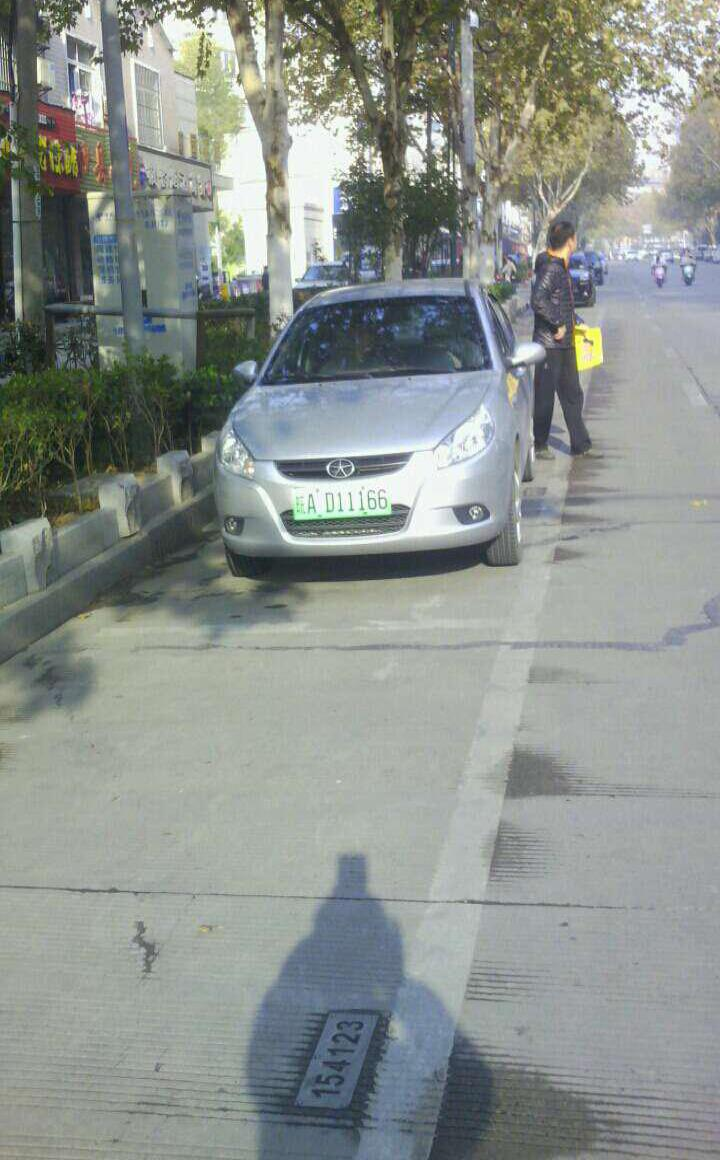
#> input picture YOLOv5-LPRNet-汽车拍照检测识别/demo/images/004504310344827586-86_270-291&474_390&516-390&513_293&516_291&483_387&474-0_0_3_25_25_25_30_30-228-16.jpg, 720 x 1160 px; its folder holds only this picture in this run
$ python ccpd2lpr.py
#> lines starting #> are read from the running program, lines starting #| are printed output that depends on the picture
"""
@Author: HuKai
@Date: 2022/5/29  21:24
@github: https://github.com/HuKai97
"""
# 制作车牌识别数据集~~~

import cv2
import os
import numpy as np

# 参考 https://blog.csdn.net/qq_36516958/article/details/114274778
# https://github.com/ultralytics/yolov5/wiki/Train-Custom-Data#2-create-labels
from PIL import Image
# CCPD车牌有重复，应该是不同角度或者模糊程度

total_rec_path_info={
                     'train':r'D:\迅雷下载\AI数据集汇总\汽车拍照检测识别\CCPD_rec_dataset\train\images',
                     'val':r'D:\迅雷下载\AI数据集汇总\汽车拍照检测识别\CCPD_rec_dataset\val\images',
                     'test':r'D:\迅雷下载\AI数据集汇总\汽车拍照检测识别\CCPD_rec_dataset\test\images',
                     }


provinces = ["皖", "沪", "津", "渝", "冀", "晋", "蒙", "辽", "吉", "黑", "苏", "浙", "京", "闽", "赣", "鲁", "豫", "鄂", "湘", "粤", "桂", "琼", "川", "贵", "云", "藏", "陕", "甘", "青", "宁", "新", "警", "学", "O"]
alphabets = ['A', 'B', 'C', 'D', 'E', 'F', 'G', 'H', 'J', 'K', 'L', 'M', 'N', 'P', 'Q', 'R', 'S', 'T', 'U', 'V', 'W',
             'X', 'Y', 'Z', 'O']
ads = ['A', 'B', 'C', 'D', 'E', 'F', 'G', 'H', 'J', 'K', 'L', 'M', 'N', 'P', 'Q', 'R', 'S', 'T', 'U', 'V', 'W', 'X',
       'Y', 'Z', '0', '1', '2', '3', '4', '5', '6', '7', '8', '9', 'O']


train_label_CHARS = ['京', '沪', '津', '渝', '冀', '晋', '蒙', '辽', '吉', '黑',
                     '苏', '浙', '皖', '闽', '赣', '鲁', '豫', '鄂', '湘', '粤',
                     '桂', '琼', '川', '贵', '云', '藏', '陕', '甘', '青', '宁',
                     '新',
                     '0', '1', '2', '3', '4', '5', '6', '7', '8', '9',
                     'A', 'B', 'C', 'D', 'E', 'F', 'G', 'H', 'J', 'K',
                     'L', 'M', 'N', 'P', 'Q', 'R', 'S', 'T', 'U', 'V',
                     'W', 'X', 'Y', 'Z', 'I', 'O', '-'
                    ]
CHARS_DICT = {char:i for i, char in enumerate(train_label_CHARS)}   # {'京': 0, '沪': 1, '津': 2, '渝': 3, '冀': 4, '晋':


def create_rec_image_dataset(rec_type,image_path):

#> called with rec_type = 'train'
    num = 0
    for filename in os.listdir(image_path):

        result = ""
        _, _, box, points, plate, brightness, blurriness = filename.split('-')
        list_plate = plate.split('_')  # 读取车牌
        # print(list_plate)

        result += str(CHARS_DICT[provinces[int(list_plate[0])]])
        result += str(CHARS_DICT[alphabets[int(list_plate[1])]])
        result += str(CHARS_DICT[ads[int(list_plate[2])]]) + str(CHARS_DICT[ads[int(list_plate[3])]]) + str(CHARS_DICT[ads[int(list_plate[4])]]) + str(CHARS_DICT[ads[int(list_plate[5])]]) + str(CHARS_DICT[ads[int(list_plate[6])]])
        # 新能源车牌的要求，如果不是新能源车牌可以删掉这个if
        # if result[2] != 'D' and result[2] != 'F' \
        #         and result[-1] != 'D' and result[-1] != 'F':
        #     print(filename)
        #     print("Error label, Please check!")
        #     assert 0, "Error label ^~^!!!"
        # print(result) #result为将要识别的车牌号码！！
        img_path = os.path.join(image_path, filename)
        img = cv2.imdecode(np.fromfile(img_path, dtype=np.uint8), -1)
#> img is the input picture: shape (1160, 720, 3); mean B, G, R 141.8, 146.2, 140.1
        # img = cv2.imread(img_path)
        assert os.path.exists(img_path), "images file {} dose not exist.".format(img_path)

        box = box.split('_')  # 车牌边界
        box = [list(map(int, i.split('&'))) for i in box]

        xmin = box[0][0]
        xmax = box[1][0]
        ymin = box[0][1]
        ymax = box[1][1]

        img = Image.fromarray(img)
        img = img.crop((xmin, ymin, xmax, ymax))  # 裁剪出车牌位置
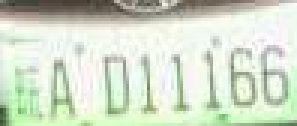
#> img: PIL image 99x42 RGB (shown 3 times larger); mean R, G, B 210.6, 221.4, 201.7
        img = img.resize((94, 24), Image.LANCZOS)
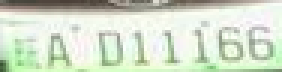
#> img: PIL image 94x24 RGB (shown 3 times larger); mean R, G, B 210.6, 221.3, 201.7
        img = np.asarray(img)  # 转成array,变成24*94*3

        cv2.imencode('.jpg', img)[1].tofile(r"D:\迅雷下载\AI数据集汇总\汽车拍照检测识别\CCPD_rec_images\{}\images\{}_{}.jpg".format(rec_type,result,str(num)))
        # 图片中文名会报错
        # cv2.imwrite(r"K:\MyProject\datasets\ccpd\new\ccpd_2020\rec_images\train\{}.jpg".format(result), img)  # 改成自己存放的路径
        num += 1
    print("{}:共生成{}张识别图片".format(rec_type,num))


for rec_type,image_path in total_rec_path_info.items():
    create_rec_image_dataset(rec_type, image_path)
